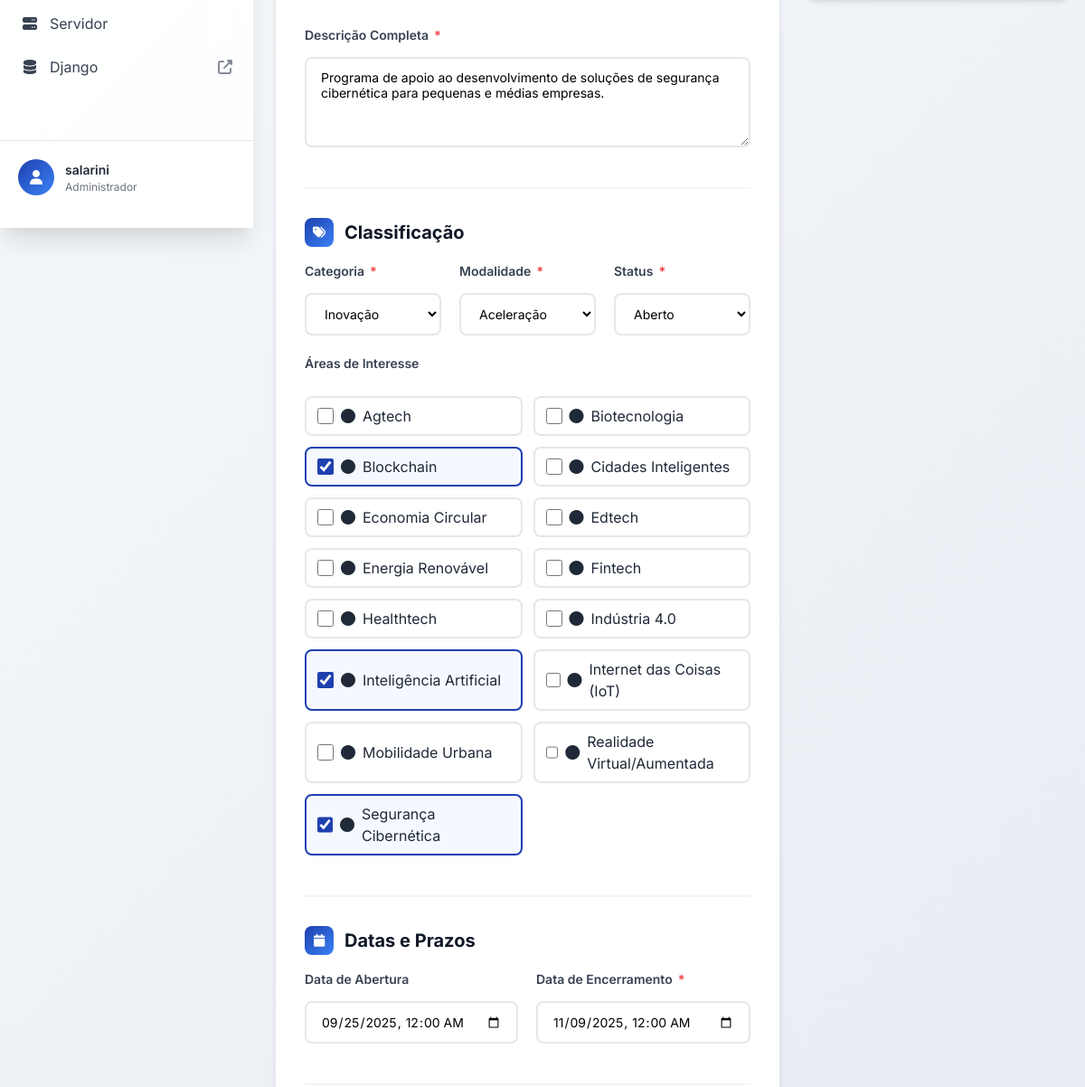
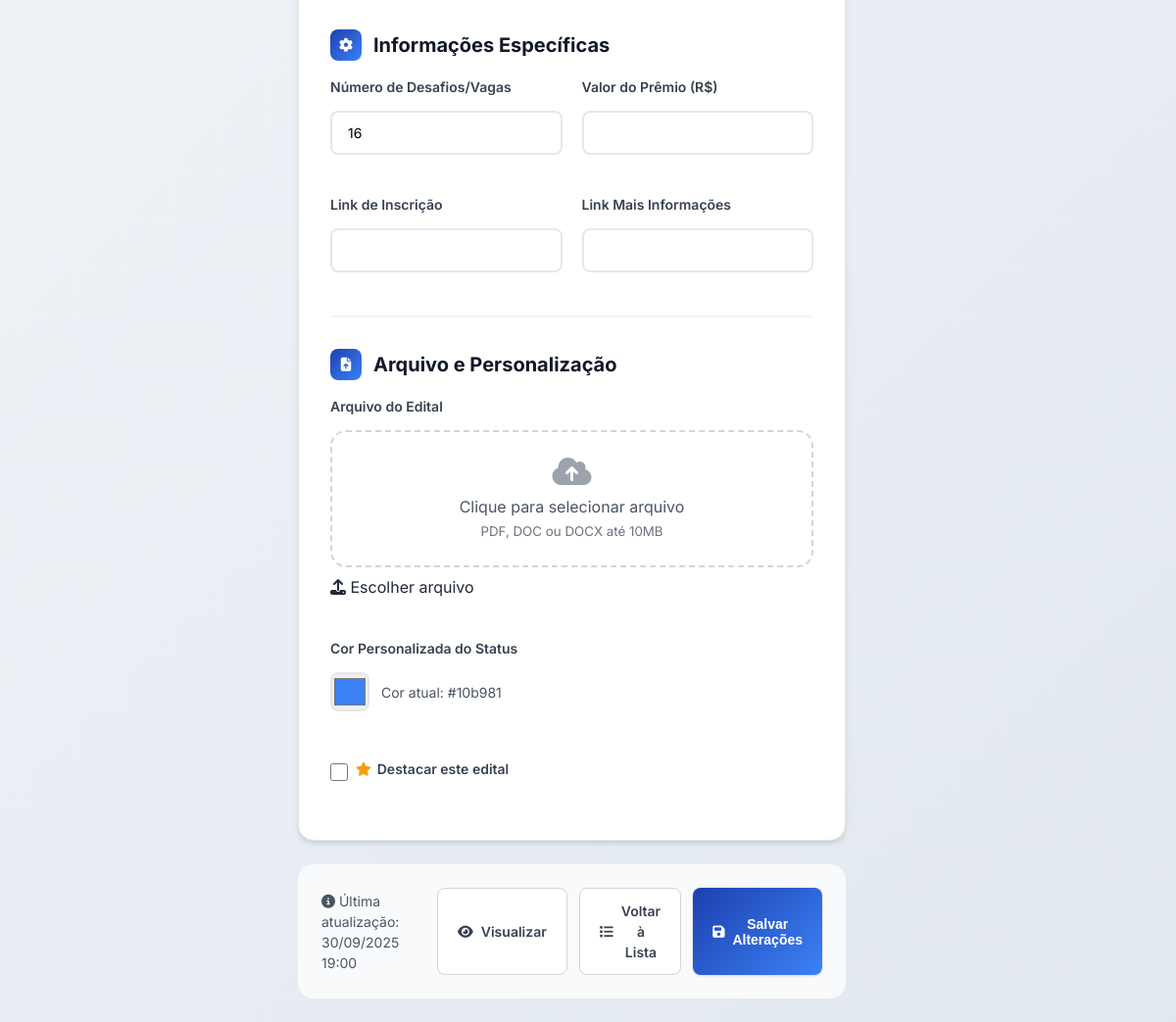
Page /editais/admin/editais/16/editar/ (signed in, lower part) on the earlier database version (2 pictures, top to bottom).
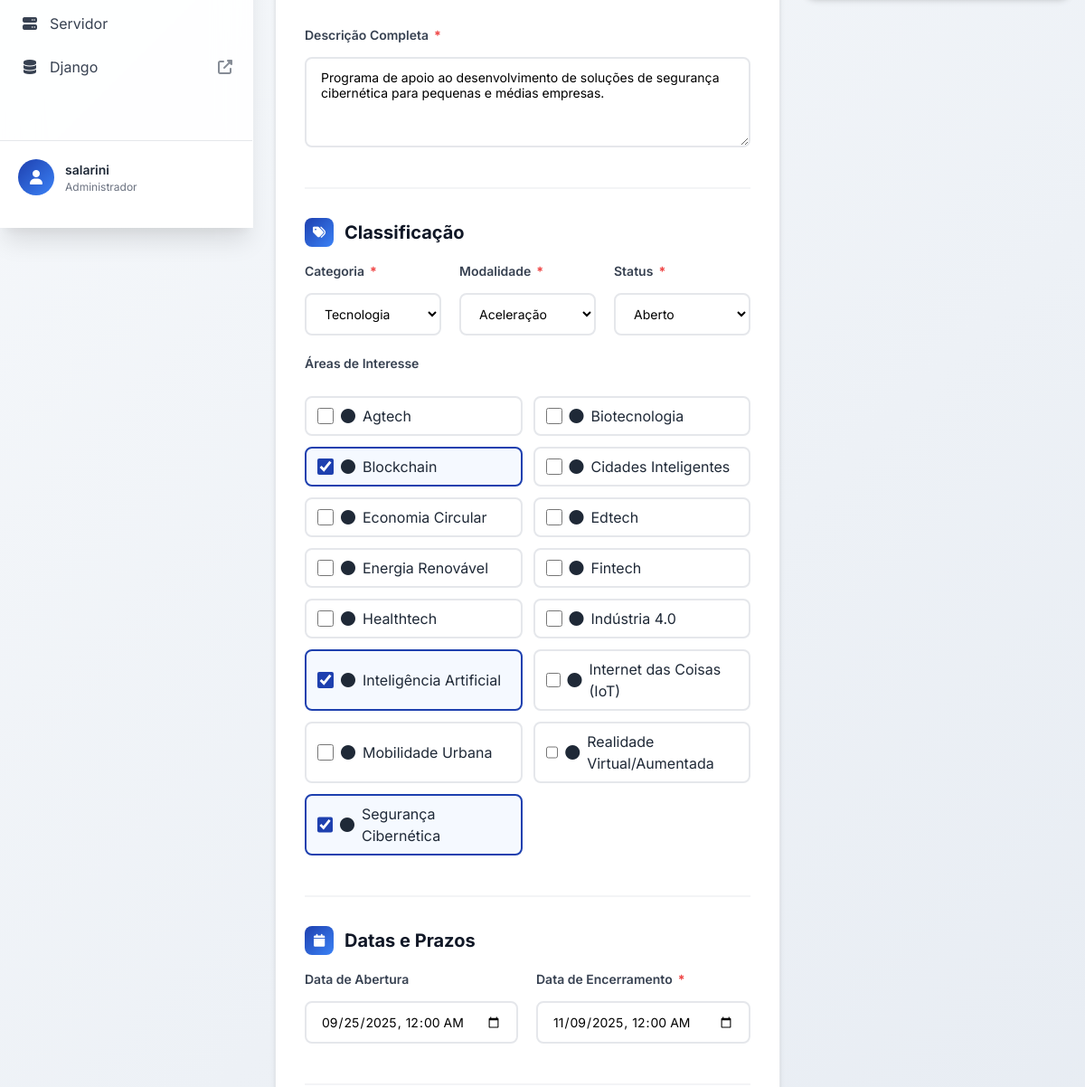
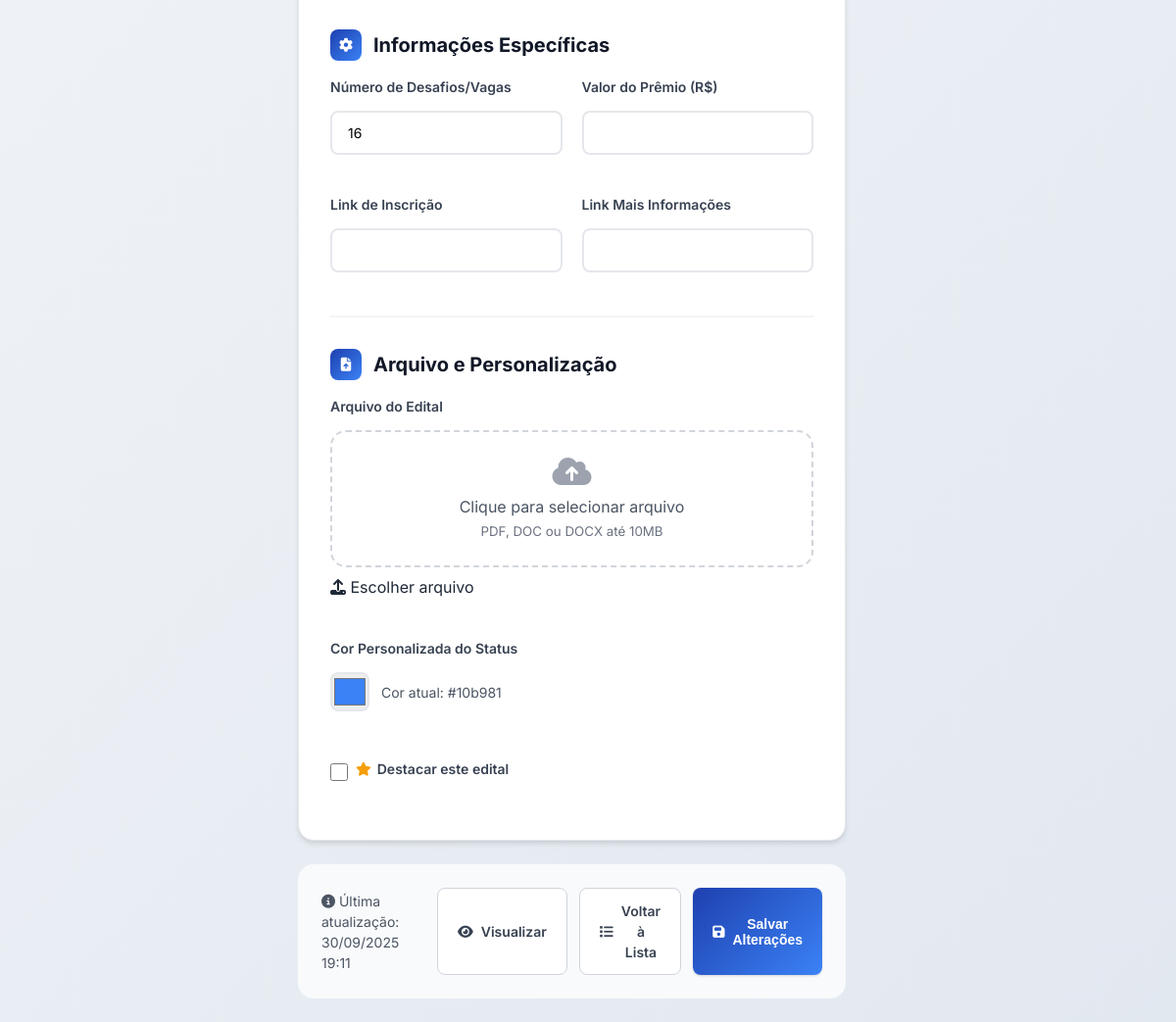
Same page on the later database version (2 pictures, top to bottom).
### editais/models.py (models this page shows, shortened)
class Edital(models.Model):
    STATUS_CHOICES = [
        ('rascunho', 'Rascunho'),
        ('em_breve', 'Em Breve'),
        ('aberto', 'Aberto'),
        ('encerrado', 'Encerrado'),
        ('suspenso', 'Suspenso'),
        ('cancelado', 'Cancelado'),
    ]
    MODALIDADE_CHOICES = [
        ('fomento', 'Fomento'),
        ('aceleracao', 'Aceleração'),
        ('premio', 'Prêmio'),
        ('chamada_publica', 'Chamada Pública'),
        ('outro', 'Outro'),
    ]
    titulo = models.CharField(
        max_length=200,
        verbose_name="Título do Edital",
        help_text="Ex: EDITAL SECTIDE 001/2025"
    )
    numero_edital = models.CharField(
        max_length=50,
        unique=True,
        verbose_name="Número do Edital",
        help_text="Ex: SECTIDE-001/2025"
    )
    slug = models.SlugField(
        max_length=200,
        unique=True,
        verbose_name="Slug",
        help_text="Gerado automaticamente a partir do título"
    )
    subtitulo = models.CharField(
        max_length=300,
        verbose_name="Subtítulo",
        help_text="Descrição breve do edital"
    )
    descricao_completa = models.TextField(
        verbose_name="Descrição Completa",
        help_text="Descrição detalhada do edital"
    )
    categoria = models.ForeignKey(
        CategoriaEdital,
        on_delete=models.CASCADE,
        verbose_name="Categoria"
    )
    areas_interesse = models.ManyToManyField(
        AreaInteresse,
        blank=True,
        verbose_name="Áreas de Interesse",
        help_text="Áreas temáticas do edital"
    )
    modalidade = models.CharField(
        max_length=20,
        choices=MODALIDADE_CHOICES,
        default='fomento',
        verbose_name="Modalidade"
    )
    status = models.CharField(
        max_length=20,
        choices=STATUS_CHOICES,
        default='rascunho',
        verbose_name="Status"
    )
    data_publicacao = models.DateTimeField(
        blank=True,
        null=True,
        verbose_name="Data de Publicação"
    )
    data_abertura = models.DateTimeField(
        blank=True,
        null=True,
        verbose_name="Data de Abertura",
        help_text="Quando as inscrições se iniciam"
    )
    data_encerramento = models.DateTimeField(
        verbose_name="Data de Encerramento",
        help_text="Quando as inscrições se encerram"
    )
    numero_desafios = models.PositiveIntegerField(
        blank=True,
        null=True,
        verbose_name="Número de Desafios",
        help_text="Quantidade de desafios ou vagas (se aplicável)"
    )
    valor_premio = models.DecimalField(
        max_digits=12,
        decimal_places=2,
        blank=True,
        null=True,
        verbose_name="Valor do Prêmio",
        help_text="Valor total em R$ (se aplicável)"
    )
    arquivo_edital = models.FileField(
        upload_to=edital_upload_path,
        blank=True,
        null=True,
        validators=[FileExtensionValidator(['pdf', 'doc', 'docx'])],
        verbose_name="Arquivo do Edital",
        help_text="Arquivo PDF ou DOC do edital completo"
    )
    link_inscricao = models.URLField(
        blank=True,
        verbose_name="Link de Inscrição",
        help_text="URL para inscrições (se externo)"
    )
    link_mais_informacoes = models.URLField(
        blank=True,
        verbose_name="Link Mais Informações",
        help_text="URL para mais informações"
    )
    destaque = models.BooleanField(
        default=False,
        verbose_name="Destacar",
        help_text="Destacar este edital na listagem"
    )
    cor_status = models.CharField(
        max_length=7,
        blank=True,
        verbose_name="Cor do Status",
        help_text="Cor personalizada para o status (opcional)"
    )
    data_criacao = models.DateTimeField(
        default=timezone.now,
        verbose_name="Data de Criação"
    )
    data_atualizacao = models.DateTimeField(
        auto_now=True,
        verbose_name="Última Atualização"
    )
    criado_por = models.ForeignKey(
        'auth.User',
        on_delete=models.SET_NULL,
        null=True,
        blank=True,
        verbose_name="Criado por"
    )
    visualizacoes = models.PositiveIntegerField(
        default=0,
        verbose_name="Visualizações"
    )
    class Meta:
        verbose_name = "Edital"
        verbose_name_plural = "Editais"
        ordering = ['-data_criacao', '-destaque']
    @property
    def dias_restantes(self):
        if not self.data_encerramento:
            return None
        agora = timezone.now()
        if agora > self.data_encerramento:
            return 0
        delta = self.data_encerramento - agora
        return delta.days
    @property
    def cor_status_calculada(self):
        if self.cor_status:
            return self.cor_status
        cores_padrao = {
            'rascunho': '#6b7280',
            'em_breve': '#1e40af',
            'aberto': '#10b981',
            'encerrado': '#ef4444',
            'suspenso': '#f59e0b',
            'cancelado': '#ef4444',
        }
        return cores_padrao.get(self.status, '#6b7280')
    @property
    def icone_status(self):
        icones = {
            'rascunho': 'fas fa-edit',
            'em_breve': 'fas fa-clock',
            'aberto': 'fas fa-door-open',
            'encerrado': 'fas fa-lock',
            'suspenso': 'fas fa-pause',
            'cancelado': 'fas fa-times',
        }
        return icones.get(self.status, 'fas fa-file-alt')

class CategoriaEdital(models.Model):
    nome = models.CharField(
        max_length=50,
        unique=True,
        verbose_name="Nome da Categoria",
        help_text="Ex: STARTUPS, ACELERAÇÃO, FOMENTO"
    )
    slug = models.SlugField(
        max_length=50,
        unique=True,
        verbose_name="Slug",
        help_text="Identificador único para URLs"
    )
    cor = models.CharField(
        max_length=7,
        default="#3b82f6",
        verbose_name="Cor",
        help_text="Código hex da cor (#3b82f6)"
    )
    icone = models.CharField(
        max_length=50,
        default="fas fa-file-alt",
        verbose_name="Ícone",
        help_text="Classe do FontAwesome (fas fa-rocket)"
    )
    descricao = models.TextField(
        blank=True,
        verbose_name="Descrição",
        help_text="Descrição da categoria"
    )
    ativo = models.BooleanField(
        default=True,
        verbose_name="Ativo"
    )
    class Meta:
        verbose_name = "Categoria de Edital"
        verbose_name_plural = "Categorias de Editais"
        ordering = ['nome']

### editais/views.py (the view, shortened to what this page needs)
# urls.py: path('admin/editais/<int:edital_id>/editar/', views.admin_editar_edital, name='admin_editar_edital'),
@login_required
@user_passes_test(staff_required)
def admin_editar_edital(request, edital_id):
    edital = get_object_or_404(Edital, id=edital_id)
    categorias = CategoriaEdital.objects.filter(ativo=True)
    areas_interesse = AreaInteresse.objects.filter(ativo=True)
    status_choices = Edital.STATUS_CHOICES
    modalidade_choices = Edital.MODALIDADE_CHOICES
    notificacoes = NotificacaoEdital.objects.filter(edital=edital).order_by('-data_solicitacao')[:10]
    context = {
        'edital': edital,
        'categorias': categorias,
        'areas_interesse': areas_interesse,
        'status_choices': status_choices,
        'modalidade_choices': modalidade_choices,
        'notificacoes': notificacoes,
        'total_notificacoes': NotificacaoEdital.objects.filter(edital=edital).count(),
    }
    return render(request, 'editais/admin/editar.html', context)

### editais/views.py (called while the page is built)
def staff_required(user):
    return user.is_staff

### editais/templates/editais/admin/editar.html (shortened to what the changed rows need)
{% extends 'core_admin/base.html' %}
{% load static %}
{% block content %}
<div class="main-grid">
    <div>
        <form method="post" enctype="multipart/form-data" class="edital-form">
            <div class="form-container">
                <div class="form-section">
                    <div class="form-grid form-grid-2">
                        <div class="form-group full-width">
                            <label for="descricao_completa" class="form-label required">Descrição Completa</label>
                            <textarea id="descricao_completa"
                                      name="descricao_completa"
                                      class="form-control textarea-large"
                                      required>{{ edital.descricao_completa }}</textarea>
                        </div>
                    </div>
                </div>
                <div class="form-section">
                    <div class="form-grid form-grid-3">
                        <div class="form-group">
                            <label for="categoria" class="form-label required">Categoria</label>
                            <select id="categoria" name="categoria" class="form-control" required>
                                {% for categoria in categorias %}
                                <option value="{{ categoria.id }}" {% if categoria.id == edital.categoria.id %}selected{% endif %}>
                                    {{ categoria.nome }}
                                </option>
                                {% endfor %}
                            </select>
                        </div>
                        <div class="form-group">
                            <label for="modalidade" class="form-label required">Modalidade</label>
                            <select id="modalidade" name="modalidade" class="form-control" required>
                                {% for valor, nome in modalidade_choices %}
                                <option value="{{ valor }}" {% if valor == edital.modalidade %}selected{% endif %}>{{ nome }}</option>
                                {% endfor %}
                            </select>
                        </div>
                        <div class="form-group">
                            <label for="status" class="form-label required">Status</label>
                            <select id="status" name="status" class="form-control" required>
                                {% for valor, nome in status_choices %}
                                <option value="{{ valor }}" {% if valor == edital.status %}selected{% endif %}>{{ nome }}</option>
                                {% endfor %}
                            </select>
                        </div>
                    </div>
                </div>
                <div class="form-section">
                    <div class="form-grid form-grid-2">
                        <div class="form-group">
                            <label for="data_abertura" class="form-label">Data de Abertura</label>
                            <input type="datetime-local"
                                   id="data_abertura"
                                   name="data_abertura"
                                   class="form-control"
                                   value="{% if edital.data_abertura %}{{ edital.data_abertura|date:'Y-m-d\TH:i' }}{% endif %}">
                        </div>
                        <div class="form-group">
                            <label for="data_encerramento" class="form-label required">Data de Encerramento</label>
                            <input type="datetime-local"
                                   id="data_encerramento"
                                   name="data_encerramento"
                                   class="form-control"
                                   value="{{ edital.data_encerramento|date:'Y-m-d\TH:i' }}"
                                   required>
                        </div>
                    </div>
                </div>
                <div class="form-section">
                    <div class="form-grid form-grid-2">
                        <div class="form-group">
                            <label for="numero_desafios" class="form-label">Número de Desafios/Vagas</label>
                            <input type="number"
                                   id="numero_desafios"
                                   name="numero_desafios"
                                   class="form-control"
                                   min="1"
                                   value="{{ edital.numero_desafios|default:'' }}">
                        </div>
                        <div class="form-group">
                            <label for="valor_premio" class="form-label">Valor do Prêmio (R$)</label>
                            <input type="number"
                                   id="valor_premio"
                                   name="valor_premio"
                                   class="form-control"
                                   step="0.01"
                                   min="0"
                                   value="{{ edital.valor_premio|default:'' }}">
                        </div>
                    </div>
                </div>
                <div class="form-section">
                    <div class="form-grid">
                        <div class="form-group">
                            <div class="color-picker-group">
                                <input type="color"
                                       id="cor_status"
                                       name="cor_status"
                                       class="color-input"
                                       value="{{ edital.cor_status|default:'#3b82f6' }}">
                                <span style="color: var(--gray-600); font-size: 0.875rem;">
                                    Cor atual: {{ edital.cor_status_calculada }}
                                </span>
                            </div>
                        </div>
                        <div class="checkbox-group">
                            <input type="checkbox"
                                   id="destaque"
                                   name="destaque"
                                   class="checkbox-input"
                                   {% if edital.destaque %}checked{% endif %}>
                            <label for="destaque" class="form-label">
                                <i class="fas fa-star" style="color: #f59e0b;"></i>
                                Destacar este edital
                            </label>
                        </div>
                    </div>
                </div>
            </div>
            <div class="actions-section">
                <div>
                    <p style="margin: 0; color: var(--gray-600); font-size: 0.875rem;">
                        <i class="fas fa-info-circle"></i>
                        Última atualização: {{ edital.data_atualizacao|date:"d/m/Y H:i" }}
                    </p>
                </div>
            </div>
        </form>
    </div>
</div>
{% endblock %}

Differences in the rows shown:
changed Edital "Aceleração": categoria "Inovação" → "Tecnologia"; data_atualizacao "30/09/2025 19:00" → "30/09/2025 19:11"
